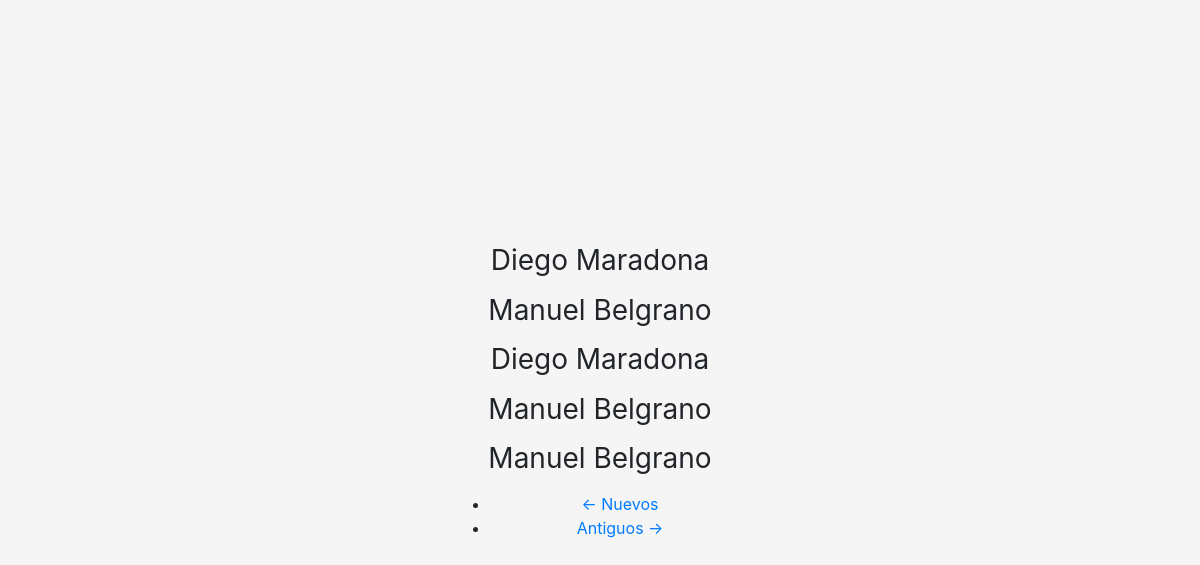
The app's page /list?page=4 with its own data.
### app/models.py (models this page shows, shortened)
class AppData(db.Model):
    id = db.Column(db.Integer, primary_key=True)
    street_geo = db.Column(db.String(345), index=True, unique=False)
    street_search = db.Column(db.String(345), index=True, unique=False)
    timestamp = db.Column(db.DateTime, index=True, default=datetime.utcnow)

### app/routes.py (the view)
@app.route('/list')
def list():
    page = request.args.get('page', 1, type=int)
    cities_list = AppData.query.order_by(AppData.timestamp.desc()).paginate(
        page, app.config['ITEMS_PER_PAGE'], False)
    next_url = url_for('list', page=cities_list.next_num) \
        if cities_list.has_next else None
    prev_url = url_for('list', page=cities_list.prev_num) \
        if cities_list.has_prev else None
    return render_template('list.html', title='Lista', cities_list=cities_list.items, next_url=next_url, prev_url=prev_url)

### app/templates/list.html (shortened to what this page needs)
{% extends "base.html" %}
{% block app_content %}
<div class="container-index">
  {% for street in cities_list %}
    {% if  street.street_geo %}
      <h1 class="h3 mb-3 font-weight-normal">{{ street.street_geo }}</h1>
    {% else %}
      <h1 class="h3 mb-3 font-weight-normal">{{ street.street_search }}</h1>
    {% endif %}
{% endfor %}
<nav aria-label="...">
    <ul class="pager">
        <li class="previous{% if not prev_url %} disabled{% endif %}">
            <a href="{{ prev_url or '#' }}">
                <span aria-hidden="true">&larr;</span> Nuevos
            </a>
        </li>
        <li class="next{% if not next_url %} disabled{% endif %}">
            <a href="{{ next_url or '#' }}">
                Antiguos <span aria-hidden="true">&rarr;</span>
            </a>
        </li>
    </ul>
</nav>
</div>
{% endblock app_content %}

### app/static/css/style.css (style rules this page uses)
html, body { height: 100%; }
body { display: -ms-flexbox; display: flex; -ms-flex-align: center; align-items: center; padding-top: 40px; padding-bottom: 40px; background-color: #f5f5f5; }
.container-index { text-align: center; width: 100%; max-width: 330px; padding: 15px; margin: auto; }

### records on screen
AppData: street_search "Diego Maradona"
AppData: street_search "Manuel Belgrano"
AppData: street_search "Diego Maradona"
AppData: street_search "Manuel Belgrano"
AppData: street_search "Manuel Belgrano"
